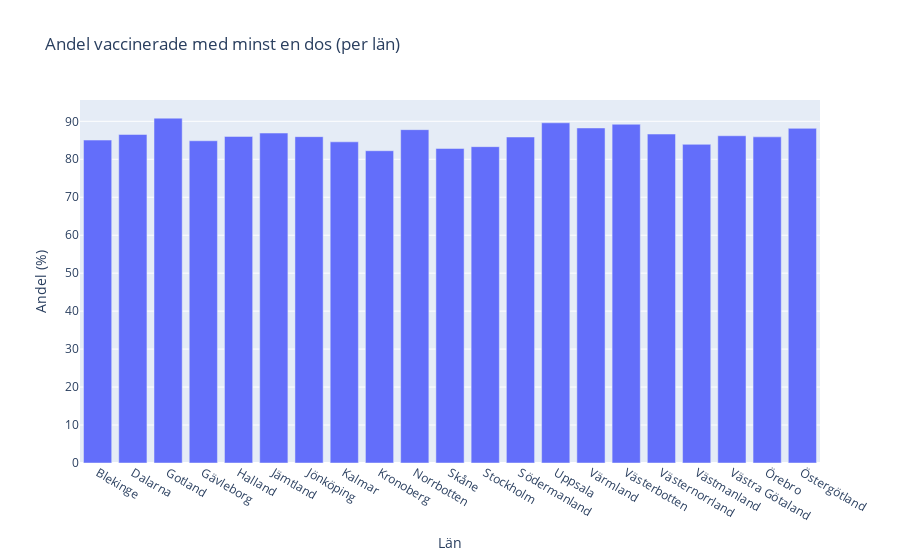

The notebook cell saved with this chart:
### Code cell
fig = create_plotly_barfig("Andel minst 1 dos", "Andel vaccinerade med minst en dos (per län)")
fig.show()
fig.write_html("Visualiseringar/vaccination_min_one_dose_percentage.html")

### Figure 1 — Plotly figure (JSON) as saved in the notebook; plotly's stock layout.template omitted (floating-point values rounded to 4 significant figures)
{"data": [{"alignmentgroup": "True", "hovertemplate": "Län=%{x}<br>Andel minst 1 dos=%{y:.1f}<extra></extra>", "legendgroup": "", "marker": {"color": "#636efa", "pattern": {"shape": ""}}, "name": "", "offsetgroup": "", "orientation": "v", "showlegend": false, "textposition": "auto", "type": "bar", "x": ["Blekinge", "Dalarna", "Gotland", "Gävleborg", "Halland", "Jämtland", "Jönköping", "Kalmar", "Kronoberg", "Norrbotten", "Skåne", "Stockholm", "Södermanland", "Uppsala", "Värmland", "Västerbotten", "Västernorrland", "Västmanland", "Västra Götaland", "Örebro", "Östergötland"], "xaxis": "x", "y": [85.06, 86.53, 90.83, 84.87, 86.02, 86.91, 85.96, 84.6, 82.25, 87.8, 82.85, 83.32, 85.87, 89.61, 88.25, 89.23, 86.65, 83.94, 86.2, 85.9, 88.14], "yaxis": "y"}], "layout": {"barmode": "relative", "legend": {"tracegroupgap": 0}, "title": {"text": "Andel vaccinerade med minst en dos (per län)"}, "xaxis": {"anchor": "y", "domain": [0, 1], "title": {"text": "Län"}}, "yaxis": {"anchor": "x", "domain": [0, 1], "title": {"text": "Andel (%)"}}}}
